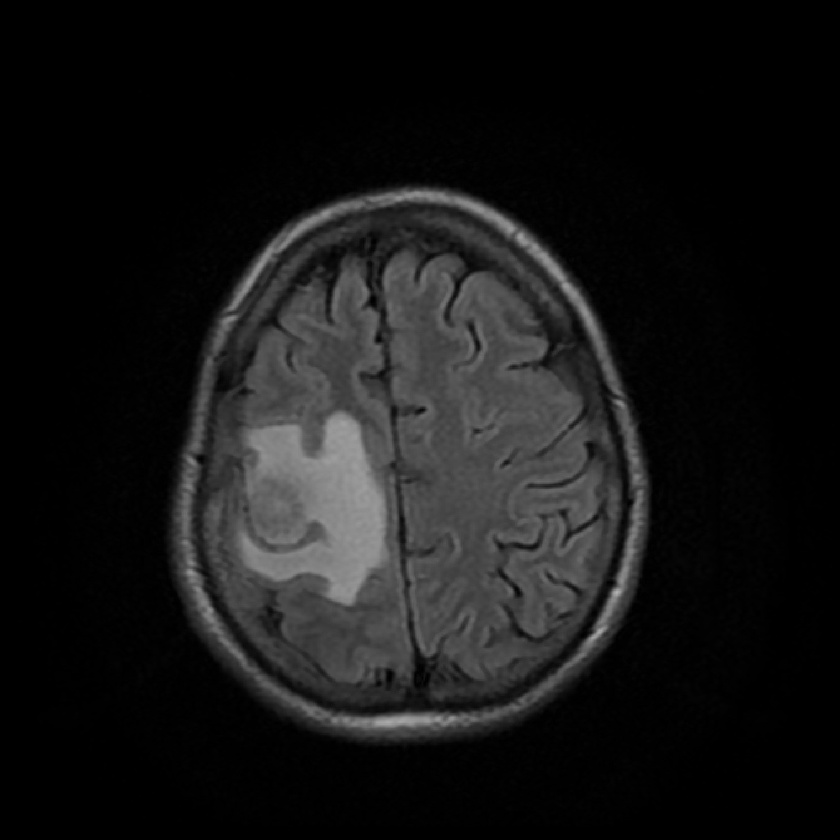
#> input picture FLAIR/img10.jpg, 840 x 840 px, shrunk from 1024 x 1024 before the run, found by its file name
$ python preprocessing.py
#> lines starting #> are read from the running program, lines starting #| are printed output that depends on the picture; after the words box and inside, x2 and y2 are one past the last pixel; in counts of white or black regions, pixels touching at a corner belong together
#> in preproces, image is the input picture: shape (840, 840, 3); min 0, max 178, mean 21.9
### segmentaion.py
#!/usr/bin/env python2
# -*- coding: utf-8 -*-
"""
Created on Sat Apr 22 14:51:51 2017

@author: mu7ammad
"""

import cv2
import numpy as np
from matplotlib import pyplot as plt

kernel = np.ones((7,7),np.uint8)

class Segmentation(object):

    def __init__(self, Image):
        self.Image = Image

    def binarization(self):
        ret, thresh1 = cv2.threshold(self.Image,30,255,cv2.THRESH_BINARY)
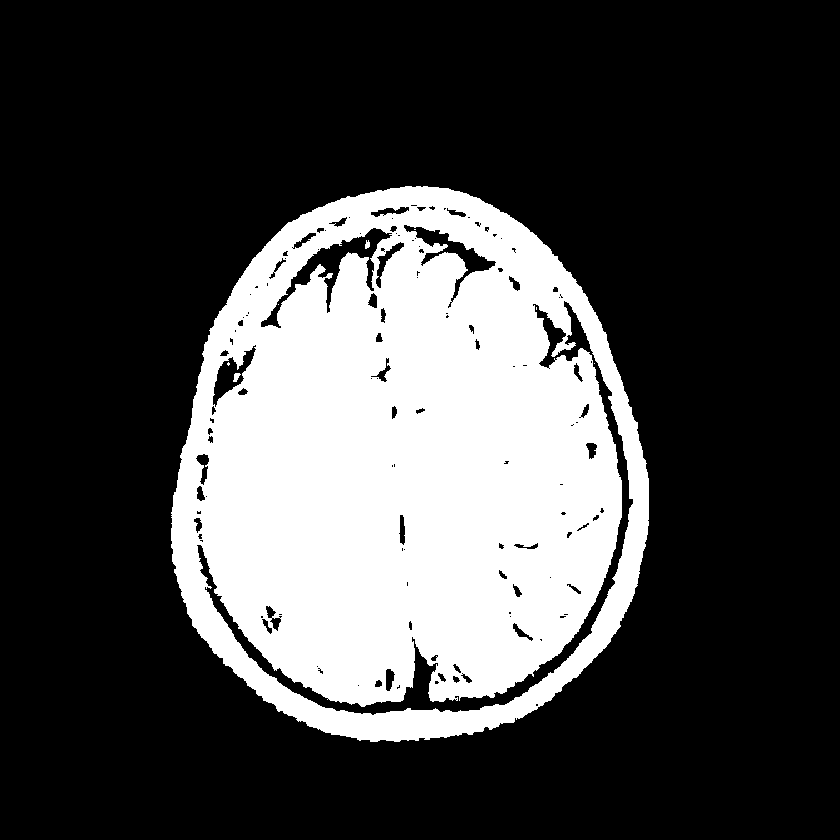
#> thresh1: shape (840, 840); 27.1% white; 8 white regions (5 under 20 px), largest, box (x1, y1, x2, y2) and area: (171, 186, 649, 742) 190965, (233, 373, 241, 382) 44, (365, 240, 370, 249) 33
        # convert to white
        closing1 = cv2.morphologyEx(thresh1, cv2.MORPH_CLOSE, kernel)
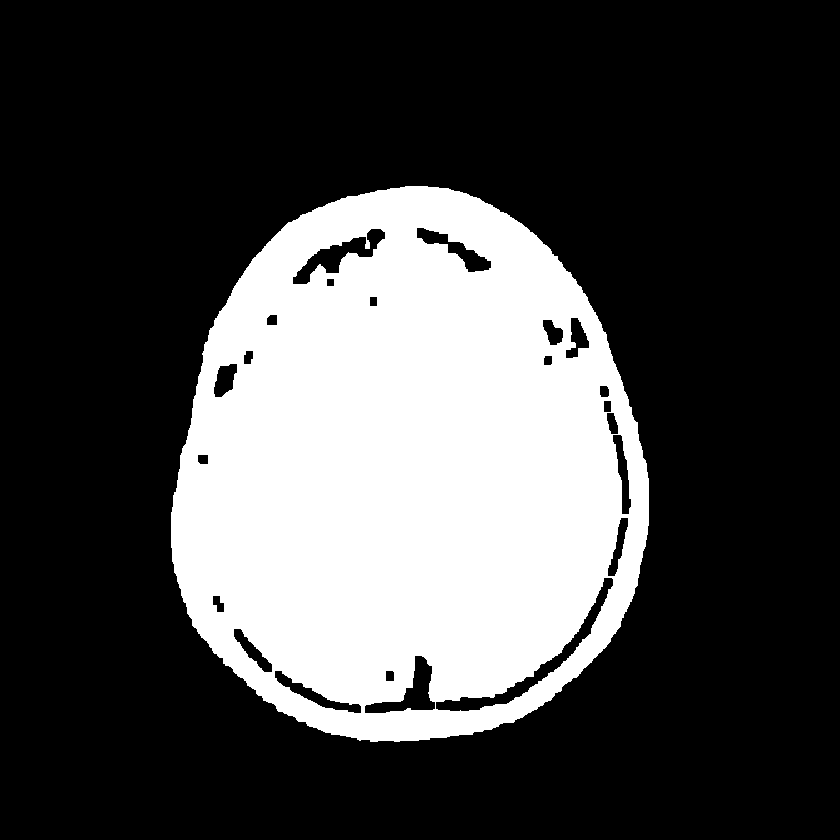
#> closing1: shape (840, 840); 28% white; 1 white region, box (x1, y1, x2, y2) and area: (171, 186, 649, 742) 197700

        # save to /tmp folder
        cv2.imwrite("./tmp/thresh1.jpg", thresh1)
        cv2.imwrite("./tmp/closing1.jpg", closing1)

        return closing1, thresh1

    # removing skul
    def removing_skul(self, closing1):
        erosion = cv2.erode(closing1,kernel,iterations = 6)
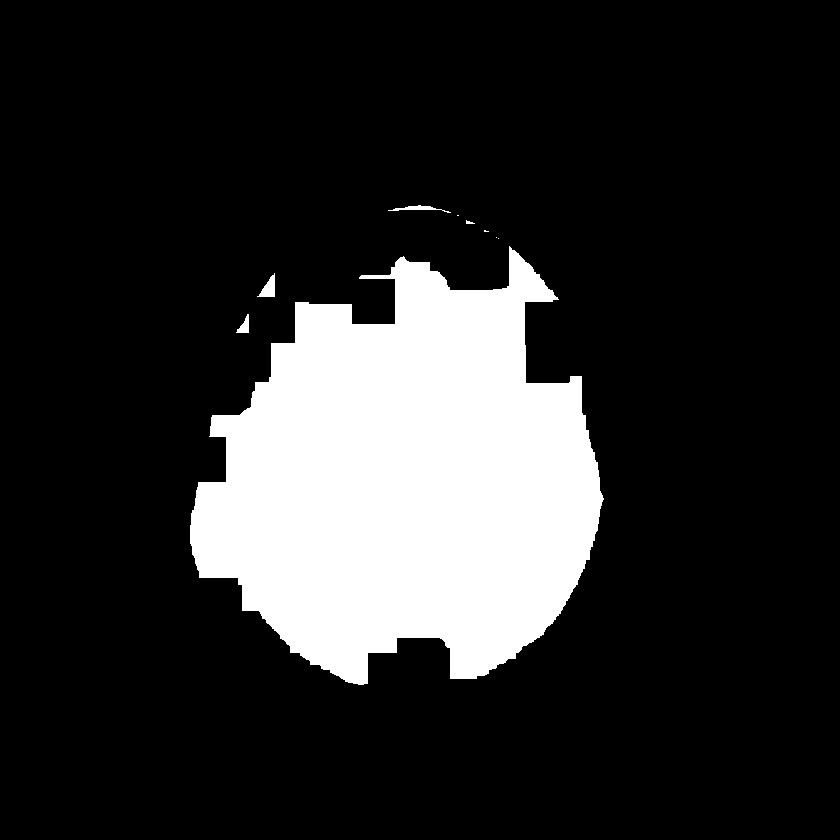
#> erosion: shape (840, 840); 17.3% white; 9 white regions (4 under 20 px), largest, box (x1, y1, x2, y2) and area: (190, 246, 604, 685) 121164, (257, 273, 275, 297) 226, (388, 205, 451, 213) 167, (236, 314, 249, 333) 130, (466, 220, 475, 224) 21
        NO_skull = self.Image * (-erosion)
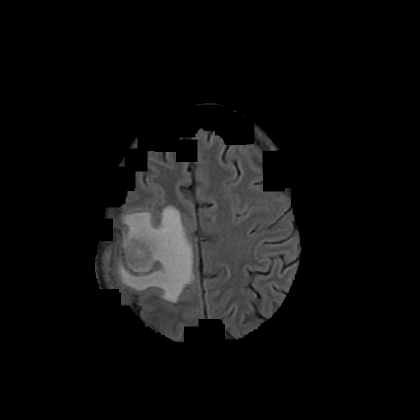
#> NO_skull: shape (840, 840) (shown at 1/2 size); min 0, max 160, mean 14.2

        # save to /tmp folder
        cv2.imwrite("./tmp/NO_skull.jpg", NO_skull)
        cv2.imwrite("./tmp/erosion.jpg", erosion)

        return NO_skull, erosion

    # enhance image to segmentation
    def enhance_image_t_seg(self, NO_skull):
        median = cv2.medianBlur(NO_skull,5)
        blur = cv2.GaussianBlur(median,(5,5),0)

        # save to /tmp folder
        cv2.imwrite("./tmp/blur.jpg", blur)

        return blur

    def to_Segmentation(self, blur):
        ret, thresh2 = cv2.threshold(blur,120,255,cv2.THRESH_BINARY)
#> thresh2: shape (840, 840); 2% white; 1 white region, box (x1, y1, x2, y2) and area: (242, 414, 385, 603) 13875
        img = thresh2
        # Remove noise
        no_noise = cv2.morphologyEx(img, cv2.MORPH_OPEN, kernel)
#> no_noise: shape (840, 840); 2% white; 1 white region, box (x1, y1, x2, y2) and area: (244, 414, 385, 603) 13768

        # save to /tmp folder
        cv2.imwrite("./tmp/no_noise.jpg", no_noise)
        cv2.imwrite("./tmp/thresh2.jpg", thresh2)

        return no_noise, thresh2

    # edge detection
    def Edge_Detection(self,thresh2):
        edges = cv2.Canny(thresh2,100,200)
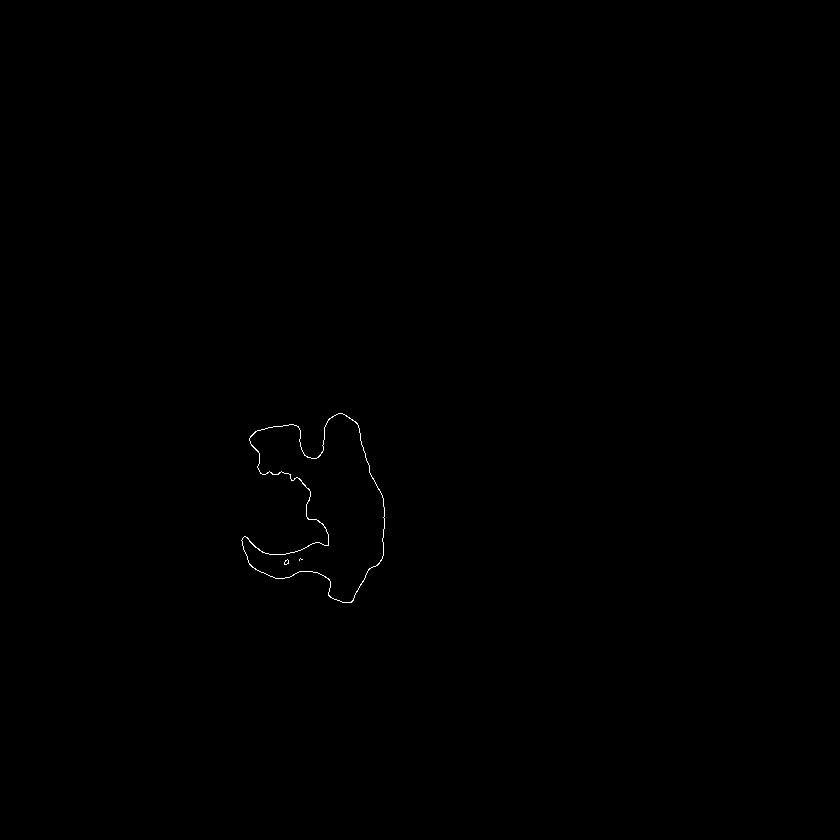
#> edges: shape (840, 840); 0.12% white in thin lines or dots, all inside (x1, y1, x2, y2) = (241, 413, 385, 603)

        # save to /tmp folder
        cv2.imwrite("./tmp/edges.jpg", edges)

        return edges

### preprocessing.py
#!/usr/bin/env python2
# -*- coding: utf-8 -*-
"""
Created on Sat Apr 22 15:42:10 2017

@author: mu7ammad
"""

import cv2
import numpy as np

from segmentaion import Segmentation

class Preprocessing(object):
    grayImage   = ''
    image       = ''
    closing1    = ''
    thresh1     = ''
    NO_skull    = ''
    erosion     = ''
    blur        = ''
    no_noise    = ''
    edge        = ''
    tumourImage = ''

    def preproces(self, originalImageUrl):
        image = cv2.imread(str(originalImageUrl));
        self.grayImage = cv2.cvtColor(image, cv2.COLOR_BGR2GRAY)

        self.image = Segmentation(self.grayImage)

    # binarization
    def binarization(self):
        self.closing1, self.thresh1 = self.image.binarization()
        #plt.imshow(closing1,'gray')

    # removing_skul
    def removingSkul(self):
        self.NO_skull, self.erosion = self.image.removing_skul(self.closing1)
        #plt.imshow(NO_skull,'gray')

    # enhance image to segmentation
    def enhanceImage(self):
        self.blur = self.image.enhance_image_t_seg(self.NO_skull)
        #plt.imshow(blur,'gray')

    # Segmentation
    def segmentation(self):
        self.no_noise, self.thresh2 = self.image.to_Segmentation(self.blur)
        #plt.imshow(no_noise,'gray')

        self.edge = self.image.Edge_Detection(self.thresh2)

        # Plot
        #segm.Show_plots(img,thresh1,closing1,erosion,blur,NO_skull,no_noise)

    def getInfectedRegion(self):
        col1 = 0
        col2 = 0
        row1 = 0
        row2 = 0

        for i in xrange(self.no_noise.shape[1]):
            for j in xrange(self.no_noise.shape[0]):
                if self.no_noise.item(j, i) > 0:
                    if col1 == 0 & col2 == 0:
                        col1 = j
                        row1 = i
                    else:
                        if col1 > j:
                            col1 = j
                        else:
                            if col2 < j:
                                col2 = j

                        if row1 > i:
                            row1 = i
                        else:
                            if row2 < i:
                                row2 = i

        # draw rectangle to select tumour region
        cv2.rectangle(self.no_noise, (row1, col1), (row2, col2), (255,0,0), 2)
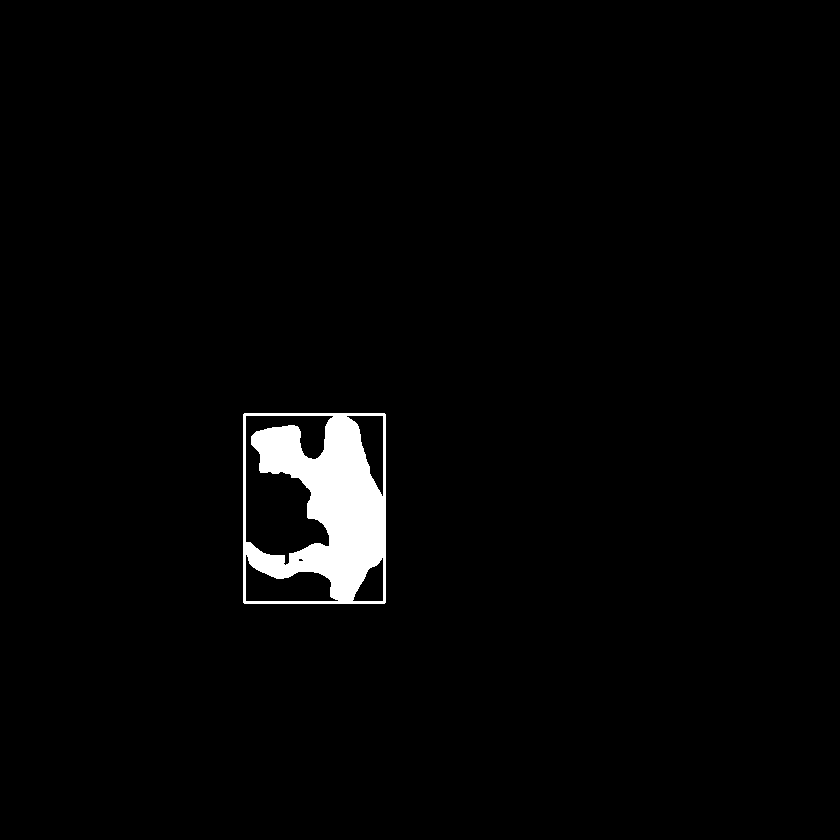
#> self.no_noise: shape (840, 840); 2.2% white; 1 white region, box (x1, y1, x2, y2) and area: (243, 413, 386, 604) 15608

        # save again for good preview
        cv2.imwrite("./tmp/no_noise.jpg", self.no_noise)

        # tumourImage
        self.tumourImage = self.no_noise[col1:col2, row1:row2]
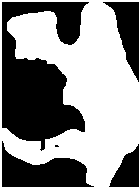
#> self.tumourImage: shape (188, 140); 55.5% white; 5 black regions (1 under 20 px), largest, box (x1, y1, x2, y2) and area: (2, 2, 89, 151) 7268, (2, 141, 94, 187) 2328, (103, 2, 139, 82) 1331, (109, 144, 139, 187) 767
        cv2.imwrite("./tmp/tumourImage.jpg", self.tumourImage)
        return col1, col2, row1, row2


preprocessing = Preprocessing()

preprocessing.preproces('/home/mu7ammad/workspace/Pythonwork/segmentation/images/FLAIR/img10.jpg')
preprocessing.binarization()
preprocessing.removingSkul()
preprocessing.enhanceImage()
preprocessing.segmentation()
preprocessing.getInfectedRegion()

$ run again, with FLAIR/img12.jpg copied over FLAIR/img10.jpg
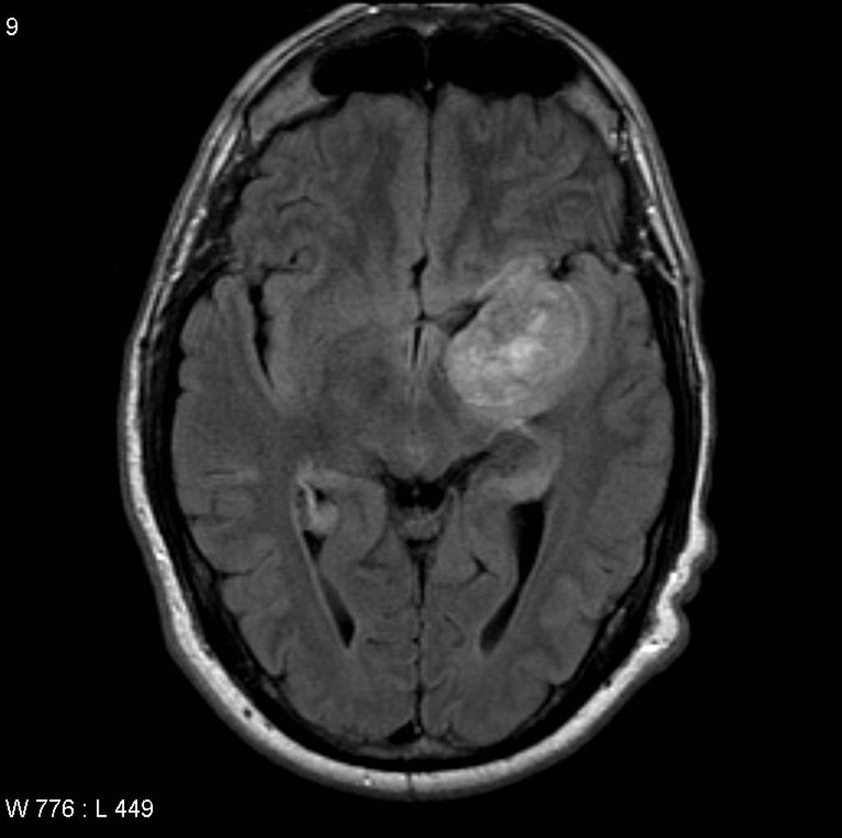
#> input picture FLAIR/img12.jpg, 842 x 838 px, shrunk from 1024 x 1018 before the run, found by its file name
#> in preproces, image is the input picture: shape (838, 842, 3); min 0, max 255, mean 37
#> in binarization, `ret, thresh1 = cv2.threshold(self.Image,30,255,cv2.THRESH_BINARY)`:
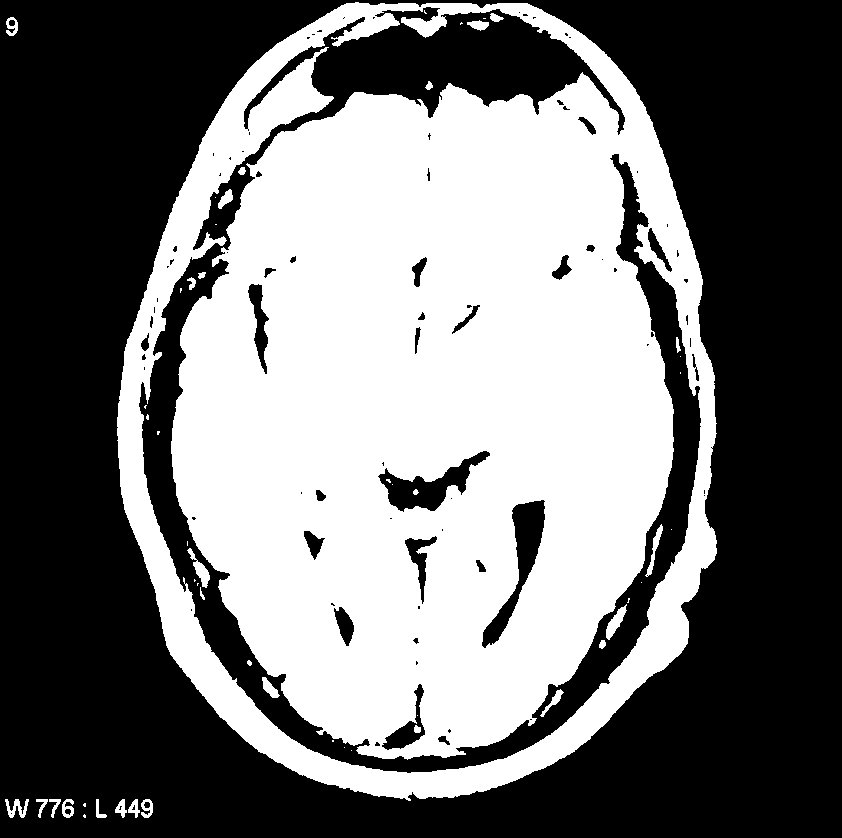
#> thresh1: shape (838, 842); 45% white; 53 white regions (25 under 20 px), largest, box (x1, y1, x2, y2) and area: (117, 2, 717, 801) 314157, (606, 604, 627, 640) 302, (187, 548, 210, 588) 296
#> closing1: shape (838, 842); 46.2% white; 17 white regions (9 under 20 px), largest, box (x1, y1, x2, y2) and area: (117, 0, 717, 801) 324028, (115, 799, 153, 818) 530, (36, 799, 74, 818) 468
#> erosion: shape (838, 842); 25.6% white; 3 white regions, box (x1, y1, x2, y2) and area: (190, 92, 655, 738) 179563, (232, 87, 294, 137) 1222, (222, 141, 230, 155) 63
#> thresh2: shape (838, 842); 1.2% white; 16 white regions (5 under 20 px), largest, box (x1, y1, x2, y2) and area: (449, 308, 579, 414) 7361, (504, 266, 531, 297) 452, (477, 262, 515, 295) 236
#> no_noise: shape (838, 842); 1.1% white; 5 white regions, box (x1, y1, x2, y2) and area: (449, 309, 576, 413) 7020, (507, 271, 529, 293) 373, (549, 365, 559, 375) 90, (509, 418, 520, 425) 77, (480, 313, 487, 320) 49
#> edges: shape (838, 842); 0.17% white in thin lines or dots, all inside (x1, y1, x2, y2) = (224, 133, 616, 508)
#> self.no_noise: shape (838, 842); 1.3% white; 3 white regions, box (x1, y1, x2, y2) and area: (448, 270, 577, 426) 9059, (549, 365, 559, 375) 90, (480, 313, 487, 320) 49
#> in getInfectedRegion, `self.tumourImage = self.no_noise[col1:col2, row1:row2]`:
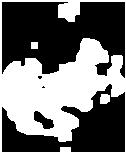
#> self.tumourImage: shape (153, 126); 43.3% white; 3 white regions, box (x1, y1, x2, y2) and area: (0, 0, 126, 153) 8217, (100, 94, 110, 104) 90, (31, 42, 38, 49) 49

$ run again, with FLAIR/img13.jpg copied over FLAIR/img10.jpg
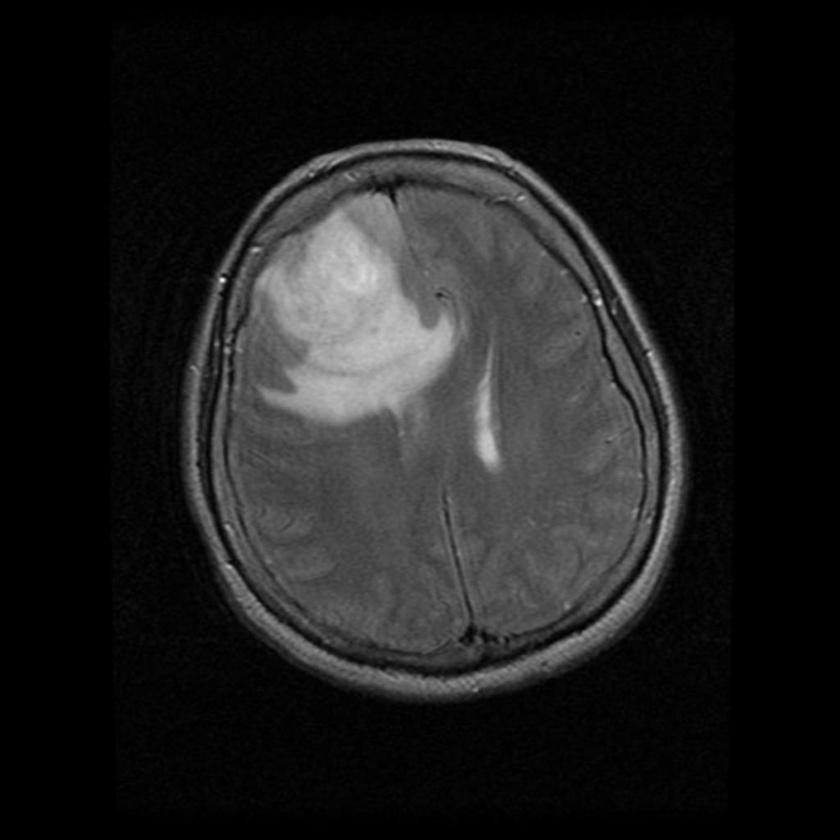
#> input picture FLAIR/img13.jpg, 840 x 840 px, shrunk from 1024 x 1024 before the run, found by its file name
#> in preproces, image is the input picture: shape (840, 840, 3); min 0, max 239, mean 30.1
#> in binarization, `ret, thresh1 = cv2.threshold(self.Image,30,255,cv2.THRESH_BINARY)`:
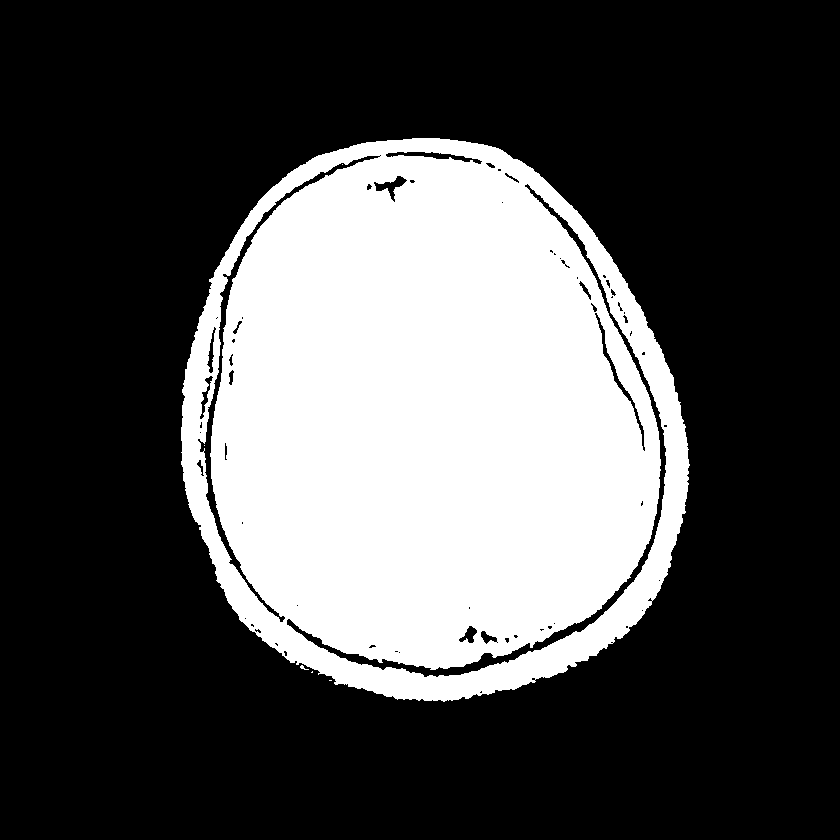
#> thresh1: shape (840, 840); 30.5% white; 6 white regions (5 under 20 px), largest, box (x1, y1, x2, y2) and area: (181, 138, 690, 702) 215525
#> closing1: shape (840, 840); 31.8% white; 1 white region, box (x1, y1, x2, y2) and area: (181, 138, 690, 702) 224387
#> erosion: shape (840, 840); 24.9% white; 1 white region, box (x1, y1, x2, y2) and area: (200, 157, 670, 679) 176046
#> thresh2: shape (840, 840); 4.1% white; 11 white regions (7 under 20 px), largest, box (x1, y1, x2, y2) and area: (256, 195, 457, 423) 27208, (475, 361, 500, 469) 1499, (596, 299, 602, 306) 35, (519, 196, 525, 201) 21
#> no_noise: shape (840, 840); 4% white; 2 white regions, box (x1, y1, x2, y2) and area: (257, 197, 456, 423) 27097, (475, 378, 499, 468) 1426
#> edges: shape (840, 840); 0.18% white in thin lines or dots, all inside (x1, y1, x2, y2) = (226, 170, 602, 532)
#> self.no_noise: shape (840, 840); 4.5% white; 1 white region, box (x1, y1, x2, y2) and area: (256, 196, 500, 469) 31483
#> in getInfectedRegion, `self.tumourImage = self.no_noise[col1:col2, row1:row2]`:
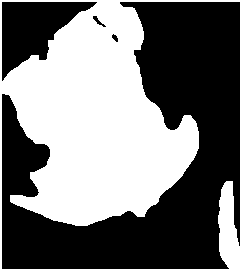
#> self.tumourImage: shape (270, 241); 46% white; 1 white region, box (x1, y1, x2, y2) and area: (0, 0, 241, 270) 29945
